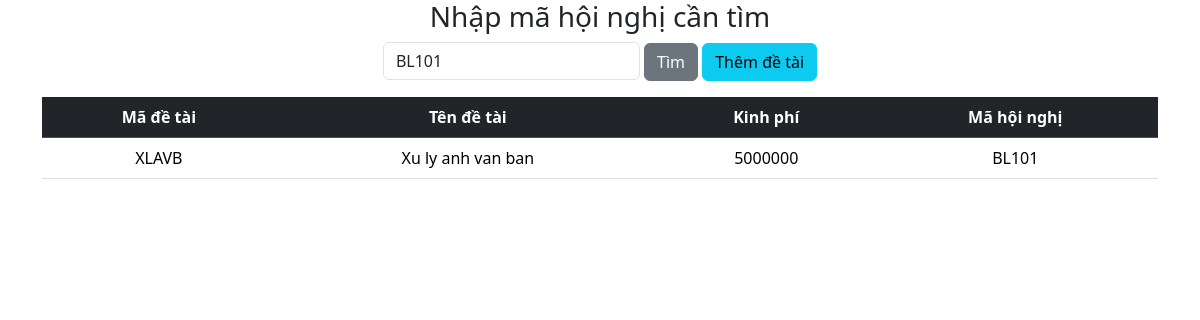
Screenshot of /217480201052_TranHaiDang/BaiLam/timkiem.php?inputSearch=BL101 with the database file from the repository.
### tables this page shows
CREATE TABLE `dsdetai` (
  `MADETAI` varchar(10) NOT NULL COMMENT 'Ma de tai',
  `TENDETAI` varchar(50) NOT NULL COMMENT 'Ten de tai',
  `KINHPHI` int(11) NOT NULL COMMENT 'Kinh phi',
  `MAHN` varchar(10) NOT NULL COMMENT 'Ma hoi nghi'
);

### 217480201052_TranHaiDang/BaiLam/timkiem.php (the view, shortened to what this page needs)
<!DOCTYPE html>
<html lang="en">
<head>
    <link rel="stylesheet" href="../bootstrap/css/bootstrap.css">
</head>
<body>
    <div class="container">
        <div class="text-center bg-muted mb-3">
            <form action="" method="get">
                <h3>Nhập mã hội nghị cần tìm</h3>
                <input type="text" name="inputSearch" id="inputSearch" class="form-control d-inline w-auto" placeholder="Nhập  mã hội nghị"
                    value="<?php  echo isset($_GET['inputSearch']) ? $_GET['inputSearch'] : '';
                    ?>"
                >
                <button type="submit" class="btn btn-secondary">Tìm</button>
                <button type="submit" class="btn btn-info" onclick="window.open('insert.html');">Thêm đề tài</button>
            </form>
        </div>
        <table class="table table-hover text-center">
            <thead class="table-dark">
                <tr>
                    <th scope="col">Mã đề tài</th>
                    <th scope="col">Tên đề tài</th>
                    <th scope="col">Kinh phí</th>
                    <th scope="col">Mã hội nghị</th>
                </tr>
            </thead>
            <tbody>
                <?php
                    include ("connectDB.php");
                    $search = '';
                    if (isset($_GET['inputSearch'])) {
                        $search = $_GET['inputSearch'];
                    }
                    $sql = "SELECT * FROM `dsdetai`";
                    if (!empty($search)) {
                    $sql = "SELECT * FROM `dsdetai` WHERE `MAHN` LIKE '%$search%'";
                }
                $result = mysqli_query($conn, $sql);
                if ($result->num_rows > 0) {
                    while($row = mysqli_fetch_assoc($result)) {
                        echo "<tr>
                            <td> {$row['MADETAI']} </td>
                            <td> {$row['TENDETAI']} </td>
                            <td> {$row['KINHPHI']} </td>
                            <td> {$row['MAHN']} </td>
                        </tr>";
                    }
                }
                else {
                    echo "<tr>
                        <td colspan='6'>Không có thông tin </td>
                    </tr>";
                }
            ?>
        </tbody>
    </table>
    </div>
</body>
</html>

### 217480201052_TranHaiDang/BaiLam/timkiem.php (style rules this page uses)
* { padding: 0; margin: 0; box-sizing: border-box; }

### rows the page displays
dsdetai: MADETAI "XLAVB", TENDETAI "Xu ly anh van ban", KINHPHI "5000000", MAHN "BL101"
